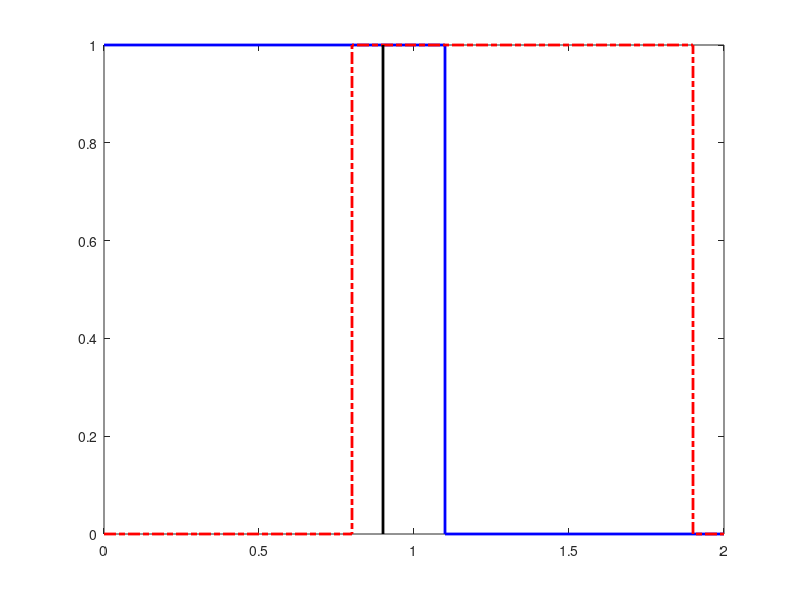

MATLAB code to generate this figure: (Note: this script raises an error after producing the figure.)
clear all, close all, clc;


%% Q 1

pd1 = makedist('Uniform', 'lower', 0, 'upper', 1);
pd2 = makedist('Uniform', 'lower', 0.8, 'upper', 1.8);

x = 0:0.1:2;

pdf1 = pdf(pd1,x);
pdf2 = pdf(pd2,x);

figure(1);
stairs(x, pdf1, 'b', 'linewidth', 2), hold on;
stairs(x, pdf2, 'r-.', 'linewidth', 2);
line([0.9 0.9], get(gca, 'ylim'),'color', 'k', 'linewidth', 2)
legend({"p(y | c_1)","p(y | c_2)" },'Location','NW')
hold off;

%% Q 2

figure(2);

data1 = [repelem(4,3) repelem(5,6) repelem(6,16) repelem(7,20) ...
    repelem(8,30) repelem(9,18) repelem(10,7)];
histogram(data1, 4:11), hold on;

data2 = [repelem(2,8) repelem(3,19) repelem(4,41) repelem(5,20) ...
    repelem(6,7) repelem(7,5)];
histogram(data2, 2:8);

dist_lm = mean([mean(data1) mean(data2)]);
line([dist_lm dist_lm], get(gca, 'ylim'),'color', 'g', 'linewidth', 2)

%% Q 3









